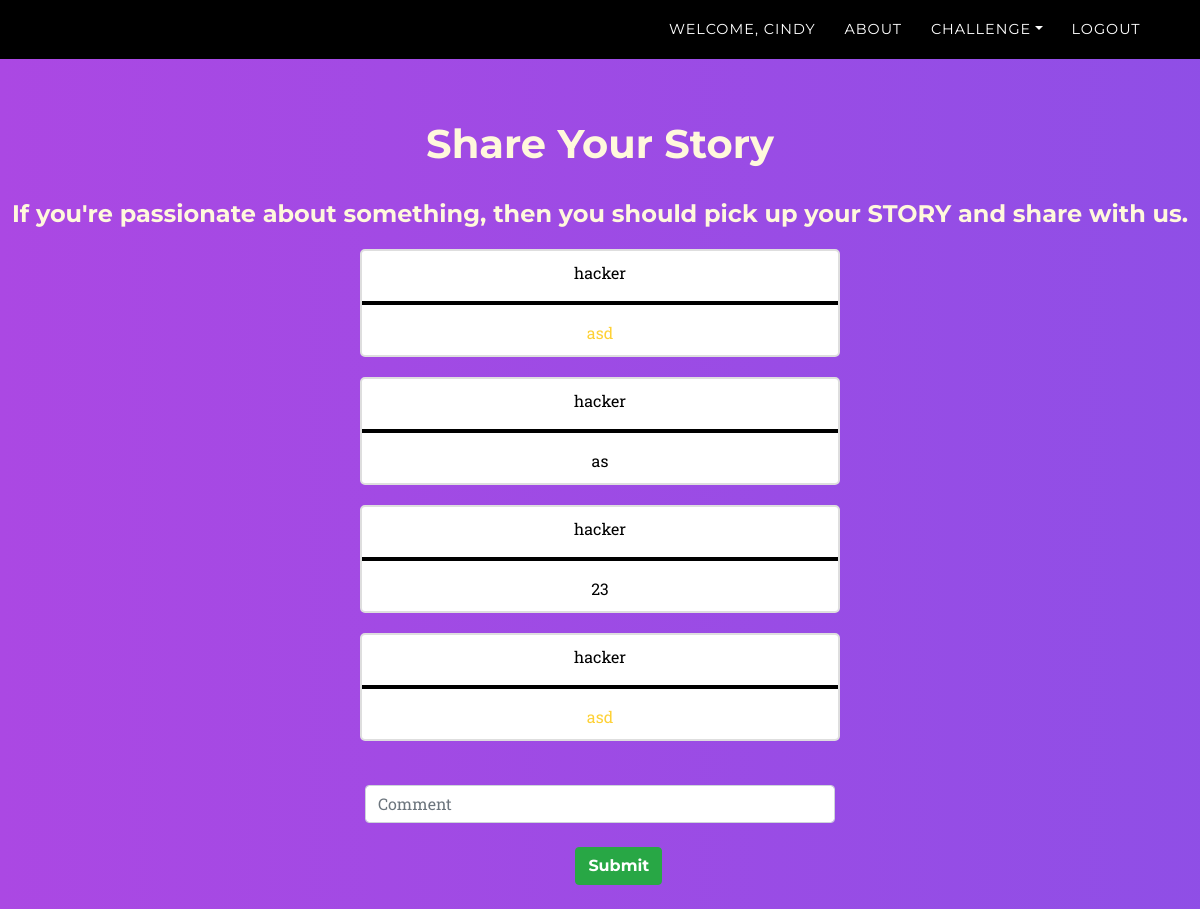
/xss.php (signed in), run on the app's committed database.
### tables this page shows
CREATE TABLE `comments` (
  `id` int(4) NOT NULL,
  `username` varchar(30) NOT NULL,
  `comment` text NOT NULL
);

### xss.php (the view, shortened to what this page needs)
<!DOCTYPE html>
<html lang="en">
<head>
  <?php
    include_once("include/db_connect.php");
    include_once("include/script.php");
    $query = "SELECT * FROM (SELECT * FROM comments  ORDER BY 1 DESC LIMIT 4) sub ORDER BY 1 ASC";
    $result = $conn->query($query);
  ?>
</head>
<body id="page-top" style="background-color: #212429; color: cornsilk;" class="black">
  <?php
    include_once("include/navbar.php");
  ?>
  <br><br><br><br><br>
  <h1 style="text-align:center;">Share Your Story</h1><br>
  <h4 style="text-align:center;">If you're passionate about something, then you should pick up your STORY and share with us.</h4>
  <?php
     while($row = $result->fetch_assoc()){
        echo'<div class="bg-white comment" style="text-align:center" >';
        echo'<font color="black">';
        echo $row['username'];
        echo '<hr style="border: 2px solid black;">';
        echo $row['comment'];
        echo '</font>';
        echo'</div>';
     }
  ?>
  <br>
  <form onsubmit="add_comment(); return false;" method="post" class="">
    <div class="active-cyan-4 mb-4 col-5 container">
        <input type="text" class="form-control" name="comment" id="comment" type="text" placeholder="Comment" aria-label="Search" size="30">
    </div>
    <div class="active-cyan-4 mb-4 col-5 container" style="margin-left:46.7%">
        <input type="submit" class="btn btn-success">
    </div>
  </form>
</body>
</html>

### css/agency.css (style rules this page uses)
body { overflow-x: hidden; font-family: 'Roboto Slab', -apple-system, BlinkMacSystemFont, 'Segoe UI', Roboto, 'Helvetica Neue', Arial, sans-serif, 'Apple Color Emoji', 'Segoe UI Emoji', 'Segoe UI Symbol', 'Noto Color Emoji'; }
.comment { border: 2px solid #dedede; background-color: #f1f1f1; border-radius: 5px; margin-top: 20px; margin-bottom: 20px; position: relative; margin-left: 30%; margin-right: 30%; padding-top: 10px; padding-bottom: 10px; }
.comment::after { content: ""; clear: both; display: table; }
a { color: #fed136; }
h1, h2, h3, h4, h5, h6 { font-weight: 700; font-family: 'Montserrat', -apple-system, BlinkMacSystemFont, 'Segoe UI', Roboto, 'Helvetica Neue', Arial, sans-serif, 'Apple Color Emoji', 'Segoe UI Emoji', 'Segoe UI Symbol', 'Noto Color Emoji'; }
.btn { font-family: 'Montserrat', -apple-system, BlinkMacSystemFont, 'Segoe UI', Roboto, 'Helvetica Neue', Arial, sans-serif, 'Apple Color Emoji', 'Segoe UI Emoji', 'Segoe UI Symbol', 'Noto Color Emoji'; font-weight: 700; }

### data on the page
comments: username "hacker", comment "asd"
comments: username "hacker", comment "as"
comments: username "hacker", comment "23"
comments: username "hacker", comment "asd"

### other printed values
base64_decode($_SESSION['username']) "CINDY"
